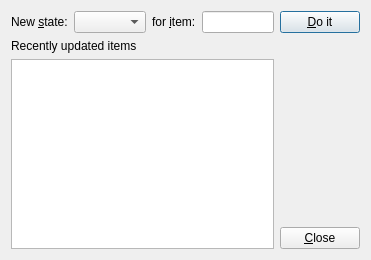
<?xml version="1.0" encoding="UTF-8"?>
<ui version="4.0">
 <class>MassStateChangeDialog</class>
 <widget class="QDialog" name="MassStateChangeDialog">
  <property name="geometry">
   <rect>
    <x>0</x>
    <y>0</y>
    <width>371</width>
    <height>260</height>
   </rect>
  </property>
  <property name="sizePolicy">
   <sizepolicy hsizetype="Fixed" vsizetype="Fixed">
    <horstretch>0</horstretch>
    <verstretch>0</verstretch>
   </sizepolicy>
  </property>
  <property name="windowTitle">
   <string>Change the State of Many Items</string>
  </property>
  <layout class="QGridLayout" name="gridLayout">
   <item row="0" column="0">
    <widget class="QLabel" name="label">
     <property name="text">
      <string>New &amp;state:</string>
     </property>
     <property name="buddy">
      <cstring>input_state_comboBox</cstring>
     </property>
    </widget>
   </item>
   <item row="0" column="1">
    <widget class="QComboBox" name="input_state_comboBox"/>
   </item>
   <item row="0" column="2">
    <widget class="QLabel" name="label_2">
     <property name="text">
      <string>for &amp;item:</string>
     </property>
     <property name="buddy">
      <cstring>input_item_lineEdit</cstring>
     </property>
    </widget>
   </item>
   <item row="0" column="3">
    <widget class="QLineEdit" name="input_item_lineEdit"/>
   </item>
   <item row="0" column="4">
    <widget class="QPushButton" name="input_doIt_pushButton">
     <property name="text">
      <string>&amp;Do it</string>
     </property>
    </widget>
   </item>
   <item row="1" column="0" colspan="2">
    <widget class="QLabel" name="label_3">
     <property name="text">
      <string>Recently updated items</string>
     </property>
    </widget>
   </item>
   <item row="2" column="0" rowspan="2" colspan="4">
    <widget class="QTextBrowser" name="output_log_textBrowser">
     <property name="enabled">
      <bool>true</bool>
     </property>
     <property name="sizePolicy">
      <sizepolicy hsizetype="Expanding" vsizetype="Expanding">
       <horstretch>0</horstretch>
       <verstretch>10</verstretch>
      </sizepolicy>
     </property>
    </widget>
   </item>
   <item row="2" column="4">
    <spacer name="verticalSpacer">
     <property name="orientation">
      <enum>Qt::Vertical</enum>
     </property>
     <property name="sizeHint" stdset="0">
      <size>
       <width>72</width>
       <height>157</height>
      </size>
     </property>
    </spacer>
   </item>
   <item row="3" column="4">
    <widget class="QPushButton" name="input_close_pushButton">
     <property name="text">
      <string>&amp;Close</string>
     </property>
    </widget>
   </item>
  </layout>
 </widget>
 <tabstops>
  <tabstop>input_state_comboBox</tabstop>
  <tabstop>input_item_lineEdit</tabstop>
  <tabstop>input_doIt_pushButton</tabstop>
  <tabstop>input_close_pushButton</tabstop>
  <tabstop>output_log_textBrowser</tabstop>
 </tabstops>
 <resources/>
 <connections/>
</ui>
